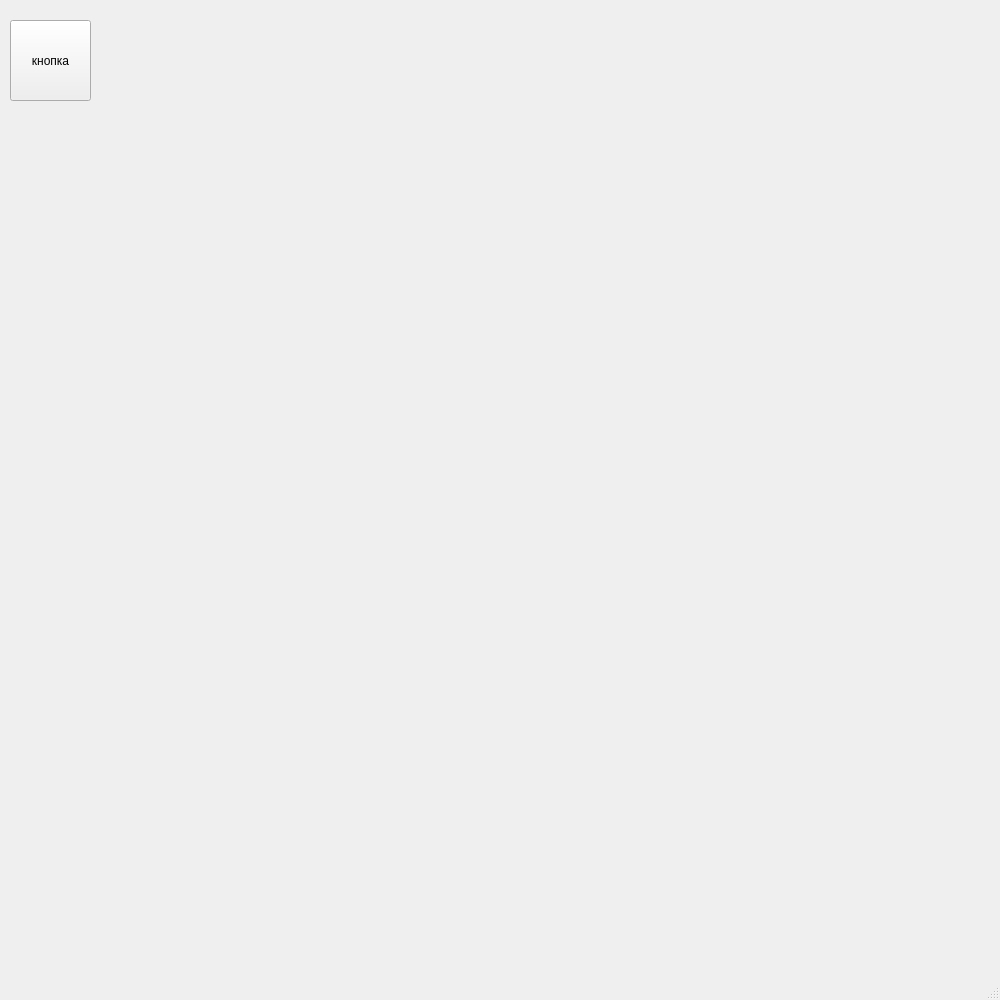
<?xml version="1.0" encoding="UTF-8"?>
<ui version="4.0">
 <class>MainWindow</class>
 <widget class="QMainWindow" name="MainWindow">
  <property name="geometry">
   <rect>
    <x>0</x>
    <y>0</y>
    <width>1000</width>
    <height>1000</height>
   </rect>
  </property>
  <property name="minimumSize">
   <size>
    <width>1000</width>
    <height>1000</height>
   </size>
  </property>
  <property name="maximumSize">
   <size>
    <width>1000</width>
    <height>1000</height>
   </size>
  </property>
  <property name="windowTitle">
   <string>MainWindow</string>
  </property>
  <widget class="QWidget" name="centralwidget">
   <widget class="QPushButton" name="pushButton">
    <property name="geometry">
     <rect>
      <x>10</x>
      <y>20</y>
      <width>81</width>
      <height>81</height>
     </rect>
    </property>
    <property name="text">
     <string>кнопка</string>
    </property>
   </widget>
   <widget class="QWidget" name="formLayoutWidget">
    <property name="geometry">
     <rect>
      <x>0</x>
      <y>99</y>
      <width>1000</width>
      <height>901</height>
     </rect>
    </property>
    <layout class="QFormLayout" name="formLayout"/>
   </widget>
  </widget>
  <widget class="QMenuBar" name="menubar">
   <property name="geometry">
    <rect>
     <x>0</x>
     <y>0</y>
     <width>1000</width>
     <height>26</height>
    </rect>
   </property>
  </widget>
  <widget class="QStatusBar" name="statusbar"/>
 </widget>
 <resources/>
 <connections/>
</ui>
